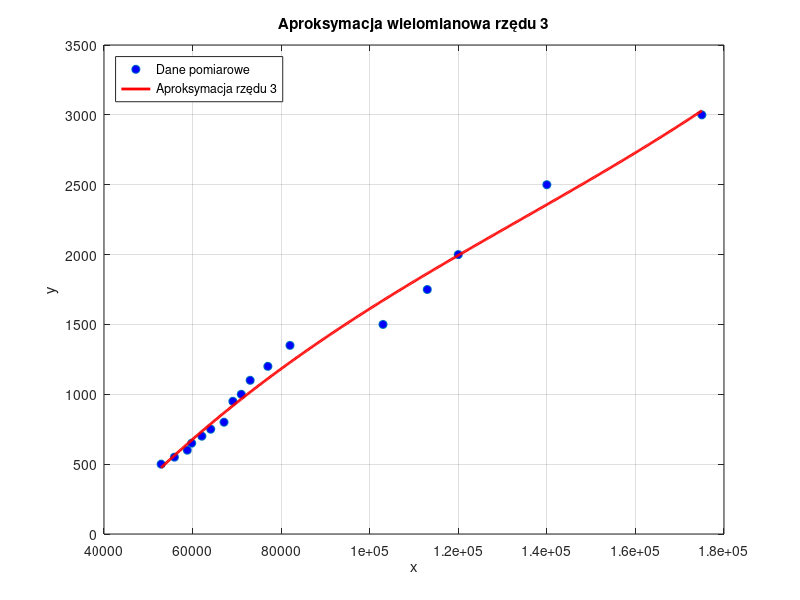

This figure's MATLAB source:
y = [500 550 600 650 700 750 800 950 1000 1100 1200 1350 1500 1750 2000 2500 3000];
x = [52900 55900 58800 59800 62100 64100 67100 69100 71000 73000 77000 82000 103000 113000 120000 140000 175000];

n = 3;

p = polyfit(x, y, n);

x_fit = linspace(min(x), max(x), 500);
y_fit = polyval(p, x_fit);

figure;
plot(x, y, 'o', 'MarkerFaceColor', 'b', 'DisplayName', 'Dane pomiarowe'); hold on;
plot(x_fit, y_fit, 'r-', 'LineWidth', 2, 'DisplayName', sprintf('Aproksymacja rzędu %d', n));
grid on;
xlabel('x');
ylabel('y');
title(sprintf('Aproksymacja wielomianowa rzędu %d', n));
legend('Location','northwest');

% x_fit = linspace(min(x), max(x), 500);
% y_fit = spline(x, y, x_fit);
% 
% plot(x, y, 'bo', x_fit, y_fit, 'r-', 'LineWidth', 2);
% legend('Dane', 'Spline');
